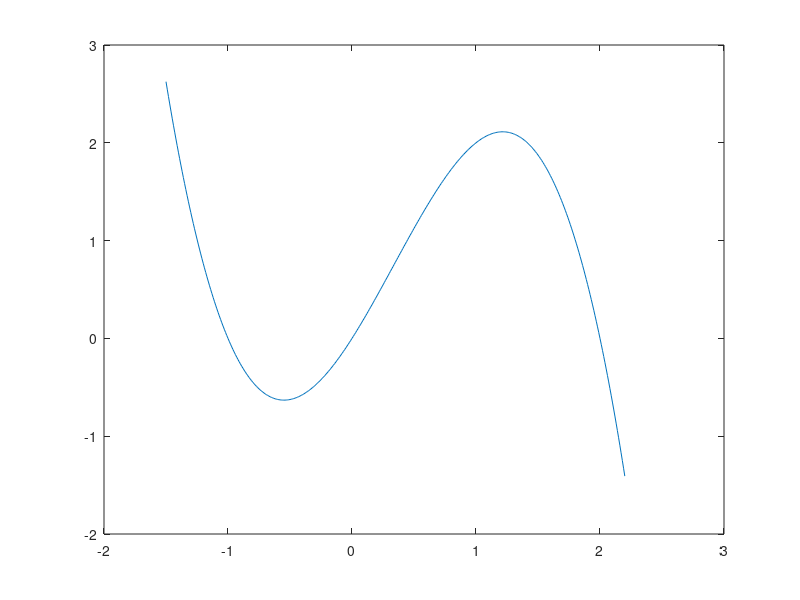

Write MATLAB code to recreate this figure. (Note: this script raises an error after producing the figure.)
function cub
% tdfread('/home/lab/neiro/data/img2.tsv','\t')
% [xData, yData] = prepareCurveData(x, y2);
% ft = fittype( 'smoothingspline' );
% [fitresult, gof] = fit( xData, yData, ft );
% 
x=-1.5:0.01:2.2;
y=x.^2-x.^3+2.*x;

plot(x,y);
% y=fitresult(x);
%yy=fittedmodel4(xx);
% yy1=fittedmodel1(xx);%
% yy2=fittedmodel2(xx);.
% plot(xx,yy,xx,yy1,xx,yy2)

fid = fopen('/home/lab/neiro/data/cub.tsv', 'wt+');
fprintf(fid, 'x\ty\n','');
for i=1:1:length(x)
    fprintf(fid, '%g\t%g\n', [x(i) y(i)]);
end
fclose(fid);